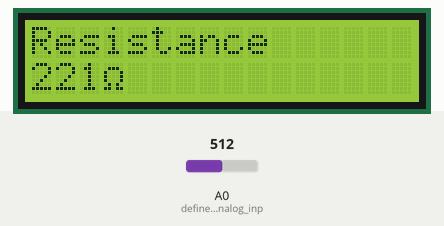
This sketch was run on a simulated Arduino Uno, built with avr-gcc and run on an emulated ATmega328P. On the bench: 16×2 character LCD. The test bench sets the inputs (shaded band); at power-on: A0 (define_pin_for_analog_inp) = 512. What the sketch prints to the serial monitor is not drawn.

Above: at 1.2 s.
1.3 s: A0 (define_pin_for_analog_inp) set to 716
At 2.8 s:
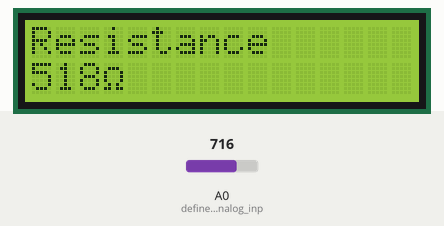
5.4 s: A0 (define_pin_for_analog_inp) set to 900
At 6.8 s:
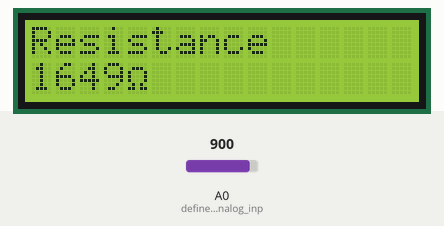
8.6 s: A0 (define_pin_for_analog_inp) set to 1023
At 9.7 s:
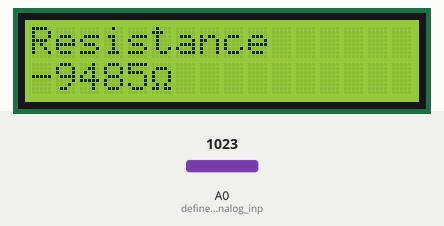
Timing chart, 0 to 11.6 s (numbered marks = the images above; inputs shaded):
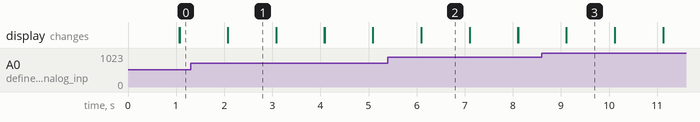

The sketch:

RLab7LCDOhmmeter.ino
```cpp
//Ohmmeter & LCD
//LCD, analog input, Ohm's Law and libraries
//Using the voltage and Ohm's law, arduino will give the value of an unknown resistor.


#include <LiquidCrystal.h> //Library to use LCD

const int rs = 12, en = 11, d4 = 5, d5 = 4, d6 = 3, d7 = 2; //define pins for LCD
LiquidCrystal lcd(rs, en, d4, d5, d6, d7);

float sensor; //Variable in which analogRead will be stored
float v; //Variable for the voltage
float Rx; //Variable for unnkown resistor
float I; //Value of the current
int Rx2; //Convert the value of the resistor from float to int

byte ohm[8] = { //This part is to create Ohm's symbol for the LCD
  B00000,
  B01110,
  B10001,
  B10001,
  B10001,
  B01010,
  B11011,
  B00000
};

void setup() {
  // put your setup code here, to run once:
//pinMode(A0,INPUT_PULLUP); //define pin for analog input (Not necessary)
pinMode(9,OUTPUT); //Pin that controls LCD brightness
  lcd.createChar(0,ohm);
  lcd.begin(16, 2); //Initialize lcd
  Serial.begin(9600); //Initialize Serial monitor
  // Print a message to the LCD.


}

void loop() {

analogWrite(9,60);
sensor=analogRead(A0); //HERE IT READS IN BITS
v=sensor/(1023/5);  //The value sensor is a number between 0 and 255, so the first thing is to make a convertion to know the voltage
//1023/5 comes from the general ecuation for the system y=1023x/5 or x=y/(1023/%), where x is v and y is sensor

I=(5-v)/220; //Once with the voltage, it is possible to know the Current with the resistor that is known
//220 is the value of the resistor known

Rx=v/I; //Since the Voltage and the Current are obtained, using Ohm's Law allows us to know the value of the unknown resistor
Rx2=Rx; //Convert from float to int to have a clearer number


lcd.setCursor(0, 0); //THIS INDICATES THE DIRECTION ON THE LCD
Serial.print(Rx); //THIS PRINTS THE RESISTANCE IN THE SERIAL MONITOR
Serial.println();
lcd.print("Resistance ");
lcd.setCursor(0, 1); //THIS INDICATES THE DIRECTION ON THE LCD
lcd.print(Rx2); //PRINTS THE VALUE OF THE RESISTANCE ON THE LCD
lcd.write(byte(0)); //PRINTS OHM'S SYMBOL ON LCD
delay(1000); //Gives time to print the value on the lcd before writing the next one
lcd.clear(); //eraeses previous value before starting again


}
```

Measured:
- after the input at 1.3 s, the display: first differs from a run without the input after 0.78 s (image 1)
- after the input at 5.4 s, the display: first differs from a run without the input after 0.70 s (image 2)
- after the input at 8.6 s, the display: first differs from a run without the input after 0.52 s (image 3)
- what the display in image 1 shows lasts 1.0 s, from 2.1 s to 3.1 s
